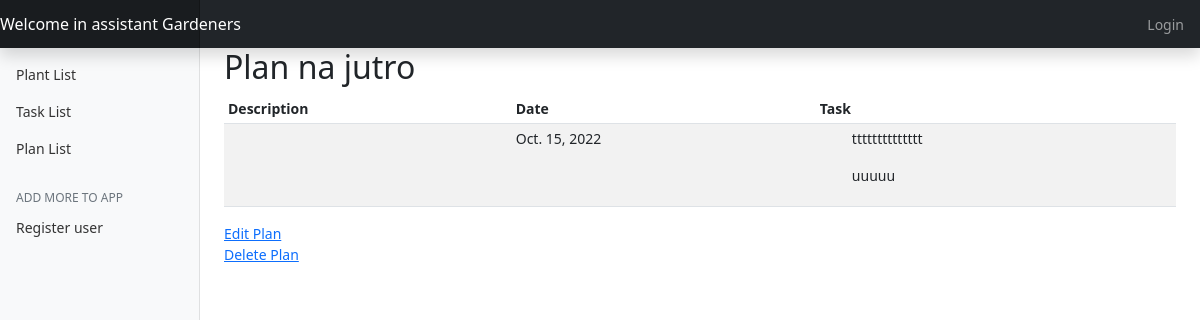
Page /plan_view/2/ on the earlier database version.
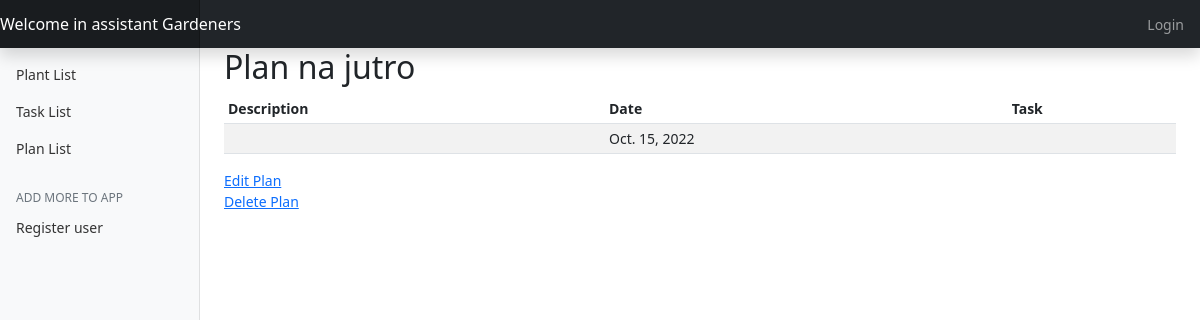
Same page on the later database version.
### garden_app/models.py (models this page shows, shortened)
class Task(models.Model):
    name = models.CharField(max_length=60)
    description = models.TextField(blank=True, null=True)
    plant = models.ForeignKey(Plant, default=None, null=True, blank=True, on_delete=models.CASCADE)
    plan = models.ManyToManyField(PlanOfWork, blank=True)

### garden_app/views.py (the view)
# urls.py: path('plan_view/<int:plan_id>/', views.PlanView.as_view(), name='plan_view'),
class PlanView(View):
    def get(self, request, plan_id):
        plan = PlanOfWork.objects.get(id=plan_id)
        return render(request, 'plan_info.html', {'plan': plan})

### templates/plan_info.html (shortened to what this page needs)
{% extends "base.html" %}
{% load static %}
{% block table %}
    <main role="main" class="col-md-9 ml-sm-auto col-lg-10 px-4">
    <h2>Plan {{ plan.name }}</h2>
      <div class="table-responsive">
        <table class="table table-striped table-sm">
          <thead>
            <tr>
              <th>Description</th>
              <th>Date</th>
              <th>Task</th>
            </tr>
          </thead>
          <tbody>
            <tr>
              <td>{{ plan.description }}</td>
              <td>{{ plan.date }}</td>
              <td>{% for task in plan.task_set.all %}
                  <ol>{{ task.name }}</ol>
                  {% endfor %}
              </td>
            </tr>
          </tbody>
        </table>
      </div>
        <div class="button col-md-3 inline-group float-left flex-column">
            <button class="navbar-toggler active" type="button">
      <span class="badge-light">
          <a href="">Edit Plan</a></span>
            </button>
        </div>
        <div class="button col-md-3 inline-group float-left flex-column">
            <button class="navbar-toggler active" type="button">
          <span class="badge-light">
              <a href="/plan_view/delete/{{ plan.id }}">Delete Plan</a></span>
            </button>
        </div>
    </main>
{% endblock %}

Differences in the rows shown:
removed Task: name "tttttttttttttt"
removed Task: name "uuuuu"
